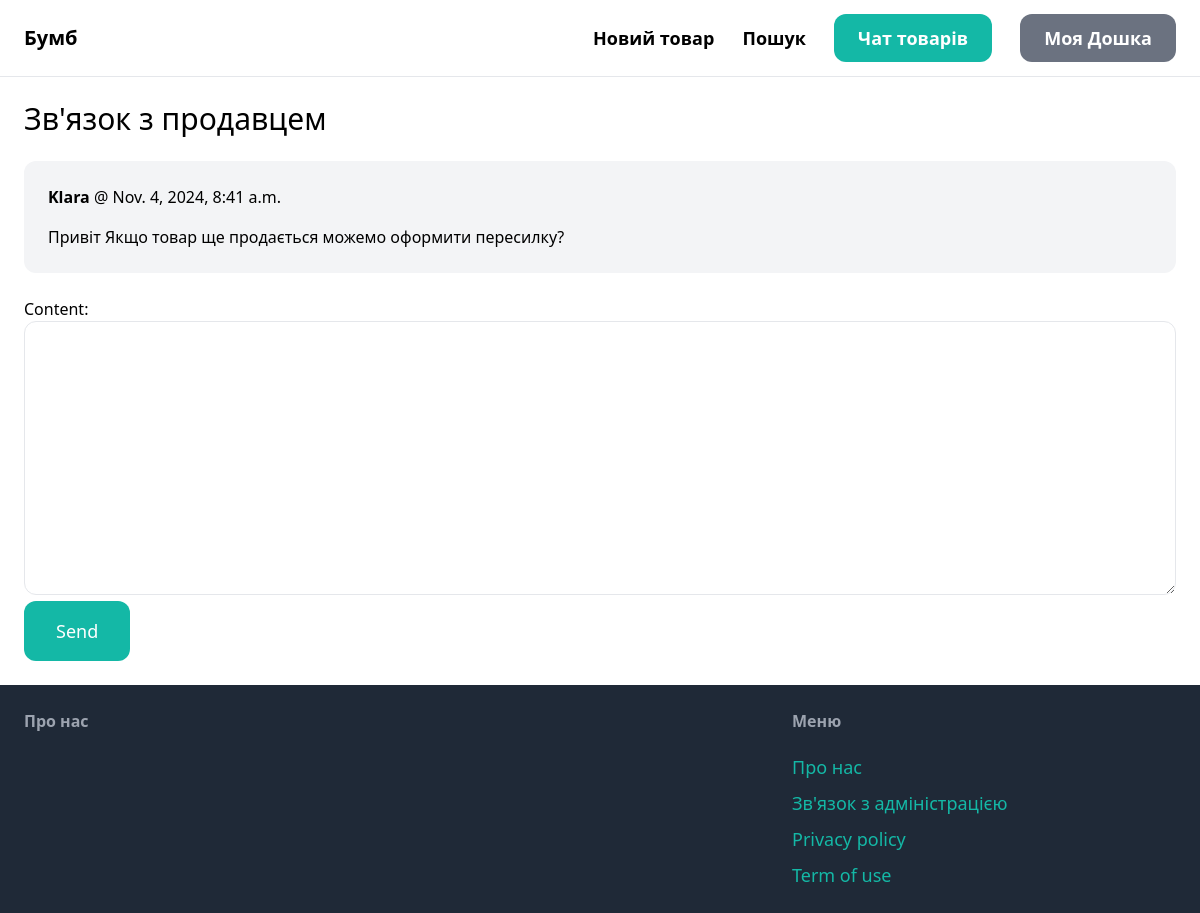
The page /inbox/2/ (signed in) on the database its author committed.
### conversation/models.py (models this page shows)
class ConversationMessage(models.Model):
    conversation = models.ForeignKey(Conversation, related_name='messages', on_delete=models.CASCADE)
    content = models.TextField()
    created_at = models.DateTimeField(auto_now_add=True)
    created_by = models.ForeignKey(User, related_name='created_messages', on_delete=models.CASCADE)

### conversation/views.py (the view)
# urls.py: path('<int:pk>/', views.detail, name='detail'),
@login_required
def detail(request, pk):
    conversation = Conversation.objects.filter(members__in=[request.user.id]).get(pk=pk)
    if request.method == 'POST':
        form = ConversationMessageForm(request.POST)
        if form.is_valid():
            conversation_message = form.save(commit=False)
            conversation_message.conversation = conversation
            conversation_message.created_by = request.user
            conversation_message.save()
            conversation.save()
            return redirect('conversation:detail', pk=pk)
    else:
        form = ConversationMessageForm()
    return render(request, 'conversation/detail.html', {
        'conversation': conversation,
        'form': form
    })

### conversation/forms.py
class ConversationMessageForm(forms.ModelForm):
    class Meta:
        model = ConversationMessage
        fields = ('content',)
        widgets = {
            'content': forms.Textarea(attrs={
                'class': 'w-full py-4 px-6 rounded-xl border'
            })
        }

### conversation/templates/conversation/detail.html (shortened to what this page needs)
{% extends 'core/base.html' %}
{% block content %}
<h1 class="mb-6 text-3xl">Зв'язок з продавцем</h1>
<div class="space-y-6">
    {% for message in conversation.messages.all %}
        <div class="p-6 flex {% if message.created_by == request.user %}bg-blue-100{% else %}bg-gray-100{% endif %} rounded-xl">
            <div>
                <p class="mb-4"><strong>{{ message.created_by.username }}</strong> @ {{ message.created_at }}</p>
                <p>{{ message.content }}</p>
            </div>
        </div>
    {% endfor %}
</div>
<form method="post" action="." class="mt-6">
    {{ form.as_p }}
    <button class="py-4 px-8 text-lg bg-teal-500 hover:bg-teal-700 rounded-xl text-white">Send</button>
</form>
{% endblock %}

### rows shown on the page
ConversationMessage: created_by.username "Klara", created_at "Nov. 4, 2024, 8:41 a.m.", content "Привіт Якщо товар ще продається можемо оформити пересилку?"
